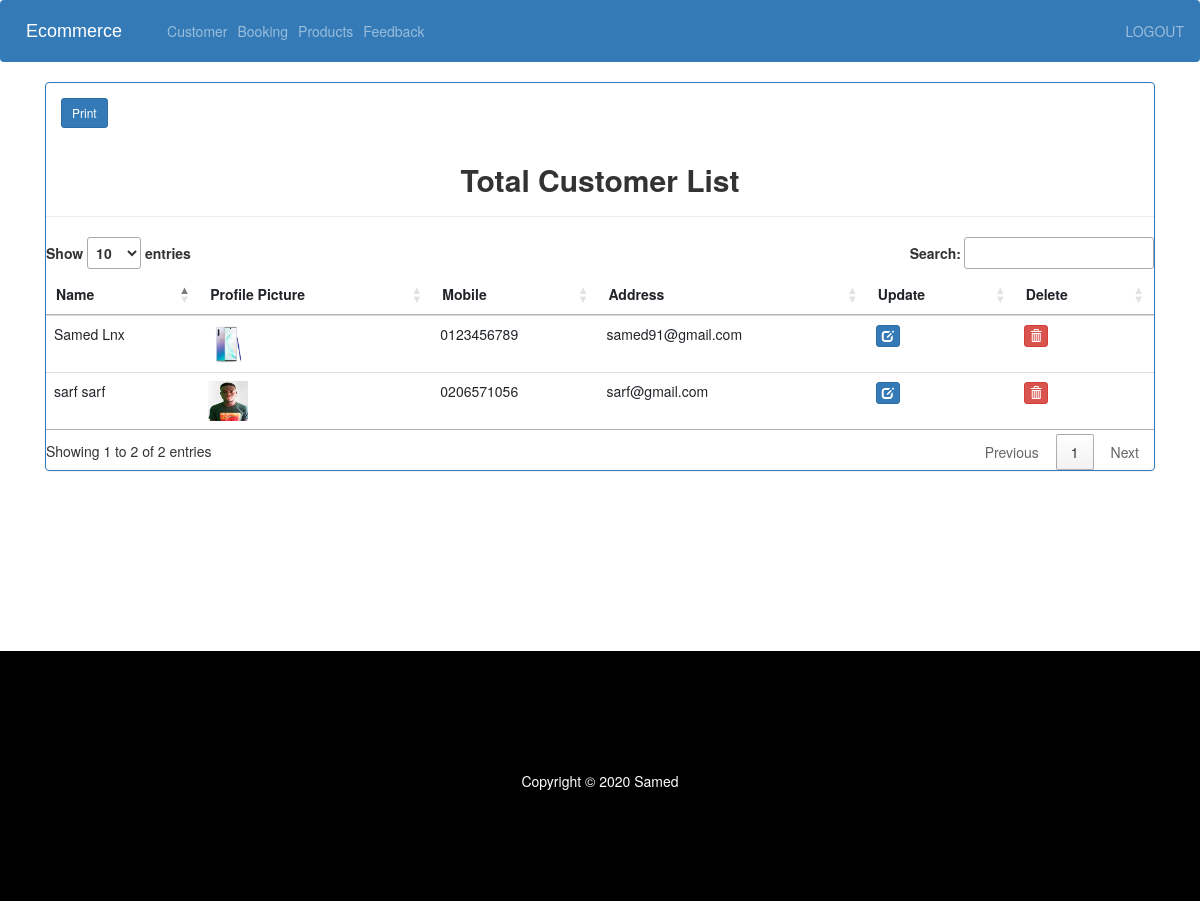
The app's page /view-customer (signed in) with its own data.
### ecom/models.py (models this page shows, shortened)
class Customer(models.Model):
    user=models.OneToOneField(User,on_delete=models.CASCADE)
    profile_pic= models.ImageField(upload_to='profile_pic/CustomerProfilePic/',null=True,blank=True)
    address = models.CharField(max_length=40)
    mobile = models.CharField(max_length=10,null=False)
    @property
    def get_name(self):
        return self.user.first_name+" "+self.user.last_name

### ecom/views.py (the view)
# urls.py: path('view-customer', views.view_customer_view,name='view-customer'),
@login_required(login_url='adminlogin')
def view_customer_view(request):
    customers=models.Customer.objects.all()
    return render(request,'ecom/view_customer.html',{'customers':customers})

### templates/ecom/view_customer.html (shortened to what this page needs)
{% extends 'ecom/admin_base.html' %}
{% load static %}
{% block content %}
<head>
  <link rel="stylesheet" href="//cdn.datatables.net/1.11.3/css/jquery.dataTables.min.css">
  <link href="//netdna.bootstrapcdn.com/bootstrap/3.0.0/css/bootstrap.min.css" rel="stylesheet" id="bootstrap-css">
</head>
<div class="container" id="tab">
  <div class="panel panel-primary">
    <div >
      <button onclick="print()" class="d-print-none btn btn-primary btn-sm m-4">Print</button>
    </div>
    <div class="text-center">
      <h2><b>Total Customer List</b> </h2>
      <hr>
    </div>
    <table class="table table-hover" id="myTable">
      <thead>
        <tr>
          <th>Name</th>
          <th>Profile Picture</th>
          <th>Mobile</th>
          <th>Address</th>
          <th>Update</th>
          <th>Delete</th>
        </tr>
      </thead>
      {% for c in customers %}
      <tr>
        <td> {{c.get_name}}</td>
        <td> <img src="{% static c.profile_pic.url %}" alt="Profile Pic" height="40px" width="40px" /></td>
        <td>{{c.mobile}}</td>
        <td>{{c.address}}</td>
        <td><a class="btn btn-primary btn-xs" href="{% url 'update-customer' c.id  %}"><span class="glyphicon glyphicon-edit"></span></a></td>
        <td><a class="btn btn-danger btn-xs" href="{% url 'delete-customer' c.id  %}"><span class="glyphicon glyphicon-trash"></span></a></td>
      </tr>
      {% endfor %}
    </table>
  </div>
</div>
{% endblock content %}

### templates/ecom/view_customer.html (style rules this page uses)
a:link { text-decoration: none; }

### records on screen
Customer: get_name "Samed Lnx", profile_pic (picture), mobile "0123456789", address "samed91@gmail.com"
Customer: get_name "sarf sarf", profile_pic (picture), mobile "0206571056", address "sarf@gmail.com"
